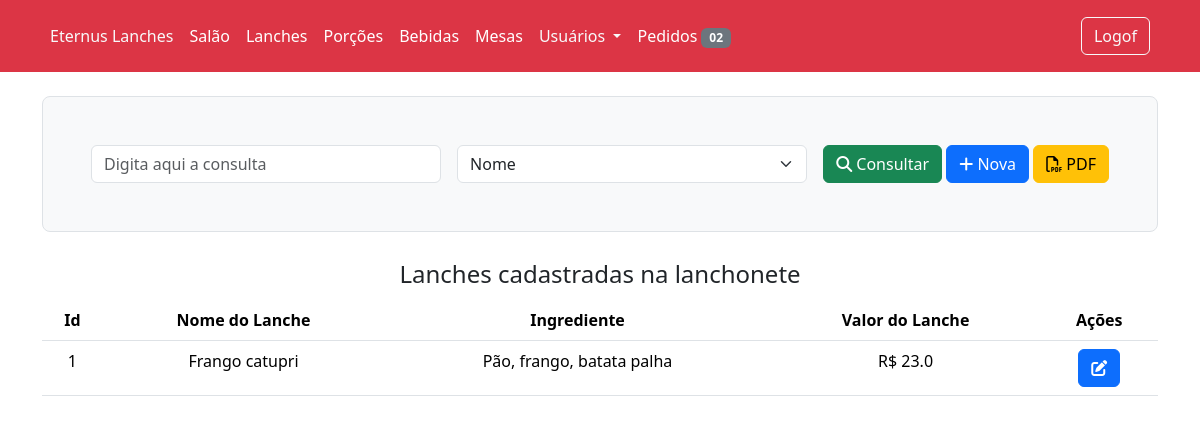
/lanchesView (signed in), run on an earlier commit of the app's database.
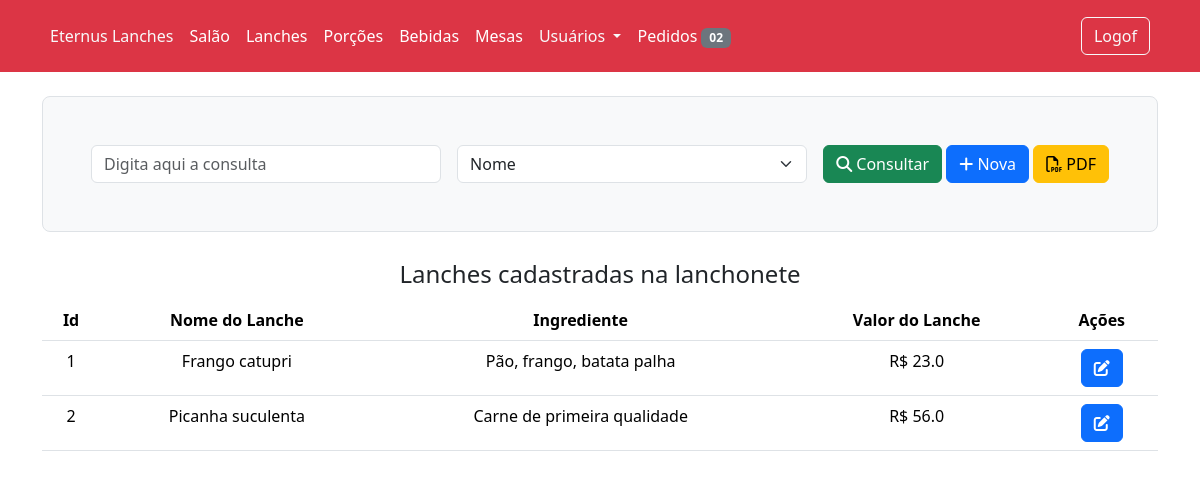
And on a later commit of the database.
### app/models/bdEternusLanches.py (models this page shows, shortened)
class Lanches(db.Model):
    __tablename__ = 'Lanches'
    id = db.Column(db.Integer, primary_key=True)
    nome = db.Column(db.String(40), unique=True, nullable=True)
    valor = db.Column(db.Float, nullable=False)
    ingrediente = db.Column(db.String(150), nullable=False)
    img = db.Column(db.String(20), nullable=False, default='default.jpg')

### app/controllers/lanchonete/routes.py (the view)
@lanchonete.route('/lanchesView', methods=['GET'])
@login_required
def lanchesView():
    if current_user.is_authenticated:
        if current_user.acesso[0].tipo == 'Funcionario':
            form = LancheConsultaForm()
            lanches = Lanches.query.all()
            return render_template('lanchonete/lanches/lanchesView.html', title='Lanches', form=form, lanches=lanches)
        else:
            flash('Não tem permissão para acessar essa página', 'danger')
            return redirect(url_for('home.index'))
    else:
        flash('Faça o login para acessar essa página.', 'danger')
        return redirect(url_for('users.login'))

### app/controllers/lanchonete/lanchoneteForm.py
class LancheConsultaForm(FlaskForm):
    consultar = StringField('Consulta', validators=[DataRequired()])
    selection = SelectField(choices=['Nome', 'Id'])

### app/models/bdEternusLanches.py (called while the page is built)
@login_manager.user_loader
def load_user(user_id):
    return Users.query.get(int(user_id))

### app/templates/lanchonete/lanches/lanchesView.html (shortened to what this page needs)
{% extends 'layout/lanchonete.html' %}
{% block content %}
<div class="container">
    <header class="h-100 p-5 bg-light border rounded-3 mt-4">
        <form action="" method="POST" class="row g-3">
            <div class="col md-3">
                {{form.consultar(class='form-control', placeholder='Digita aqui a consulta')}}
            </div>
            <div class="col md-4">
                {{form.selection(class='form-select col-md-2 ml-3')}}
            </div>
            <div class="col-auto">
                <button type="submit" class="btn btn-success ml-4"><i class="fa-solid fa-magnifying-glass"></i> Consultar</button>
                <a class="btn btn-primary ml-3" href="{{url_for('lanchonete.novoLanche')}}" role="button"><i class="fa-solid fa-plus"></i> Nova</a>
                <a class="btn btn-warning ml-3" href=" " role="button"><i class="fa-regular fa-file-pdf"></i> PDF</a>
            </div>
        </form>
    </header>
    <main>
        <fieldset>
            <legend class="text-center mt-4">Lanches cadastradas na lanchonete</legend>
            <table class="table table-hover text-center">
                <thead>
                    <tr>
                        <th scope="col">Id</th>
                        <th scope="col">Nome do Lanche</th>
                        <th scope="col">Ingrediente</th>
                        <th scope="col">Valor do Lanche</th>
                        <th scope="col">Ações</th>
                    </tr>
                </thead>
                <tbody>
                    {% for lanche in lanches%}
                    <tr>
                        <td scope="row">{{lanche.id}}</td>
                        <td scope="row">{{lanche.nome}}</td>
                        <td scope="row">{{lanche.ingrediente}}</td>
                        <td scope="row">R$ {{lanche.valor}}</td>
                        <td scope="row">
                            <button onclick="editarLanche('{{lanche.id}}')" type="button" class="btn btn-primary" data-bs-toggle="modal" data-bs-target="#lancheModal">
                                <i class="fa-solid fa-pen-to-square"></i>
                            </button>
                        </td>
                    </tr>
                    {% endfor %}
                </tbody>
            </table>
        </fieldset>
    </main>
</div>
{% endblock content %}

### app/templates/layout/lanchonete.html (shortened to what this page needs)
<!doctype html>
<html lang="en">
    <head>
        <link rel="stylesheet" href="{{url_for('static', filename='node_modules/bootstrap/dist/css/bootstrap.min.css')}}"/>
        <link rel="stylesheet" href="{{url_for('static', filename='node_modules/@fortawesome/fontawesome-free/css/fontawesome.css')}}">
        <link rel="stylesheet" href="{{url_for('static', filename='node_modules/@fortawesome/fontawesome-free/css/brands.css')}}">
        <link rel="stylesheet" href="{{url_for('static', filename='node_modules/@fortawesome/fontawesome-free/css/solid.css')}}">
    </head>
    <body>
      <header class="p-3 text-bg-danger">
        <div class="container">
          <div class="d-flex flex-wrap align-items-center justify-content-center justify-content-lg-start">
            <ul class="nav col-12 col-lg-auto me-lg-auto mb-2 justify-content-center mb-md-0">
              <li><a href="{{url_for('home.index')}}" class="nav-link px-2 text-light">Eternus Lanches</a></li>
              <li><a href="{{url_for('lanchonete.salaoLanchonete')}}" class="nav-link px-2 text-white">Salão</a></li>
              <li><a href="{{url_for('lanchonete.lanchesView')}}" class="nav-link px-2 text-white">Lanches</a></li>
              <li><a href="{{url_for('lanchonete.porcoes')}}" class="nav-link px-2 text-white">Porções</a></li>
              <li><a href="{{url_for('lanchonete.bebidas')}}" class="nav-link px-2 text-white">Bebidas</a></li>
              <li><a href="{{url_for('lanchonete.mesas')}}" class="nav-link px-2 text-white">Mesas</a></li>
              <ul class="navbar-nav px-2">
                <li class="nav-item dropdown">
                  <a class="nav-link dropdown-toggle text-light" href="#" role="button" data-bs-toggle="dropdown" aria-expanded="false">
                    Usuários
                  </a>
                </li>
              </ul>
              <li><a href="{{url_for('lanchonete.pedidos')}}" class="nav-link px-2 text-white">Pedidos <span class="badge text-bg-secondary">02</span></a></li>
            </ul>
            <div class="text-end">
              <a class="btn btn-outline-light me-2" href="{{url_for('users.logout')}}" role="button">Logof</a>
            </div>
          </div>
        </div>
      </header>
      <main>
          {% block content %} {% endblock content %}
      </main>
    </body>
</html>

What changed in the data, as far as the page shows it:
added Lanches: id "2", nome "Picanha suculenta", ingrediente "Carne de primeira qualidade", valor "56.0"
